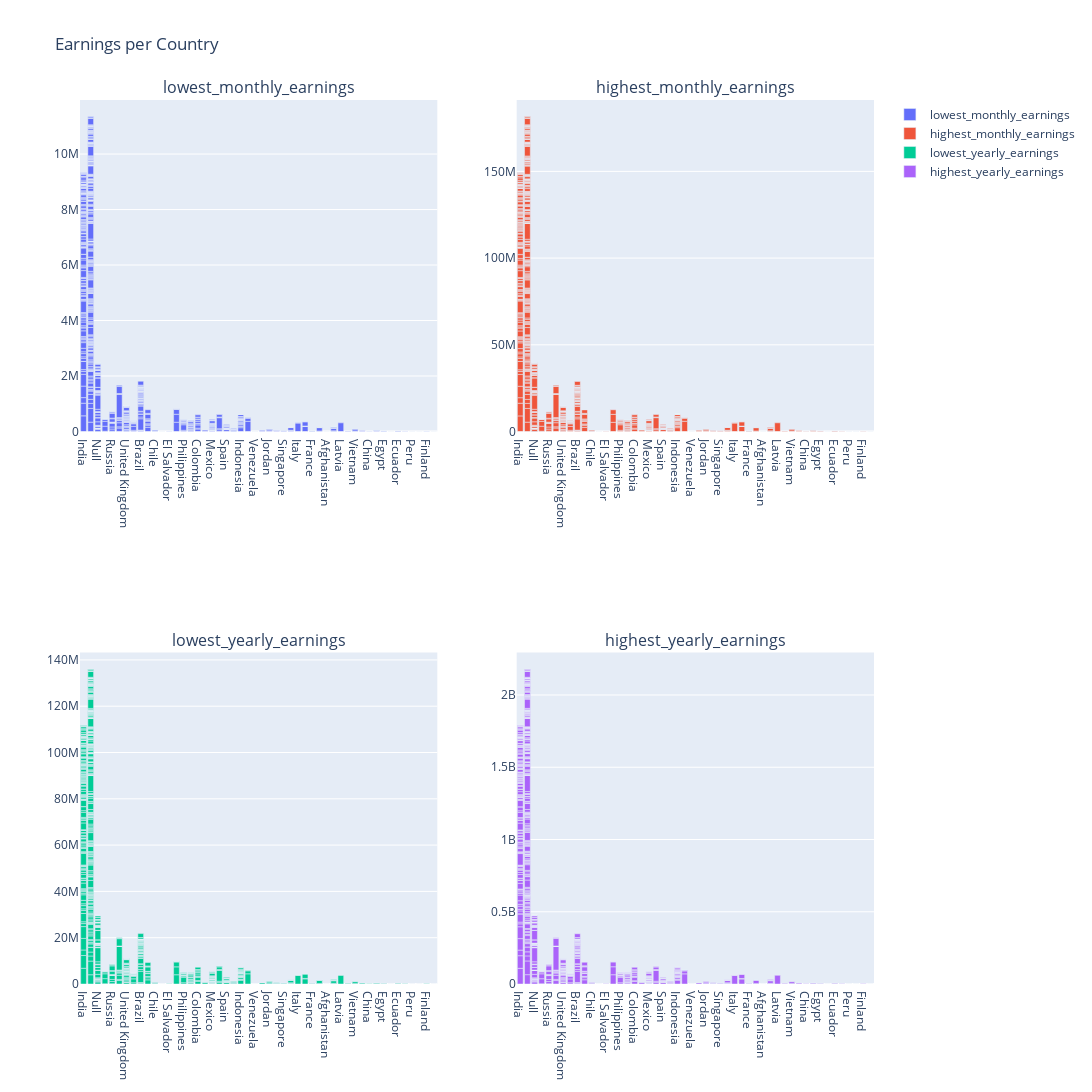

Notebook code for this chart:
### Markdown cell above
Dari chart di atas terlihat bahwa kebanyakan youtuber berasal dari United States dan India, data ini akan digunakan selanjutnya untuk melihat apakah terdapat pengaruh banyaknya jumlah subscriber terhadap jumlah earning yang didapatkan oleh suatu negara dari YouTube

### Code cell
from plotly.subplots import make_subplots

# Membuat list nama kolom earnings
earnings = ["lowest_monthly_earnings", "highest_monthly_earnings", "lowest_yearly_earnings", "highest_yearly_earnings"]
# Buat bar chart untuk menampilkan total jumlah earning untuk tiap country, buatkan dalam subplots yang terdiri dari 4 untuk keempat isi list earnings, buatkan menggunakan plotly
fig5 = make_subplots(rows=2, cols=2, subplot_titles=earnings)
for i in range(len(earnings)):
    fig5.add_trace(go.Bar(x=df2["Country"], y=df2[earnings[i]], name=earnings[i]), row=(i//2)+1, col=(i%2)+1)
# Mengatur layout dari figure
fig5.update_layout(height=1200, width=1500, title_text="Earnings per Country")
fig5.show()

### Figure 1 — Plotly figure (JSON) as saved in the notebook; plotly's stock layout.template omitted (floating-point values rounded to 4 significant figures; data arrays with more than 128 entries replaced by an {"elided": "..."} marker saying what was removed)
{"data": [{"name": "lowest_monthly_earnings", "type": "bar", "x": {"elided": "995 str values"}, "xaxis": "x", "y": {"elided": "995 float values"}, "yaxis": "y"}, {"name": "highest_monthly_earnings", "type": "bar", "x": {"elided": "995 str values"}, "xaxis": "x2", "y": {"elided": "995 float values"}, "yaxis": "y2"}, {"name": "lowest_yearly_earnings", "type": "bar", "x": {"elided": "995 str values"}, "xaxis": "x3", "y": {"elided": "995 float values"}, "yaxis": "y3"}, {"name": "highest_yearly_earnings", "type": "bar", "x": {"elided": "995 str values"}, "xaxis": "x4", "y": {"elided": "995 float values"}, "yaxis": "y4"}], "layout": {"annotations": [{"font": {"size": 16}, "showarrow": false, "text": "lowest_monthly_earnings", "x": 0.225, "xanchor": "center", "xref": "paper", "y": 1, "yanchor": "bottom", "yref": "paper"}, {"font": {"size": 16}, "showarrow": false, "text": "highest_monthly_earnings", "x": 0.775, "xanchor": "center", "xref": "paper", "y": 1, "yanchor": "bottom", "yref": "paper"}, {"font": {"size": 16}, "showarrow": false, "text": "lowest_yearly_earnings", "x": 0.225, "xanchor": "center", "xref": "paper", "y": 0.375, "yanchor": "bottom", "yref": "paper"}, {"font": {"size": 16}, "showarrow": false, "text": "highest_yearly_earnings", "x": 0.775, "xanchor": "center", "xref": "paper", "y": 0.375, "yanchor": "bottom", "yref": "paper"}], "height": 1200, "title": {"text": "Earnings per Country"}, "width": 1500, "xaxis": {"anchor": "y", "domain": [0, 0.45]}, "xaxis2": {"anchor": "y2", "domain": [0.55, 1]}, "xaxis3": {"anchor": "y3", "domain": [0, 0.45]}, "xaxis4": {"anchor": "y4", "domain": [0.55, 1]}, "yaxis": {"anchor": "x", "domain": [0.625, 1]}, "yaxis2": {"anchor": "x2", "domain": [0.625, 1]}, "yaxis3": {"anchor": "x3", "domain": [0, 0.375]}, "yaxis4": {"anchor": "x4", "domain": [0, 0.375]}}}
